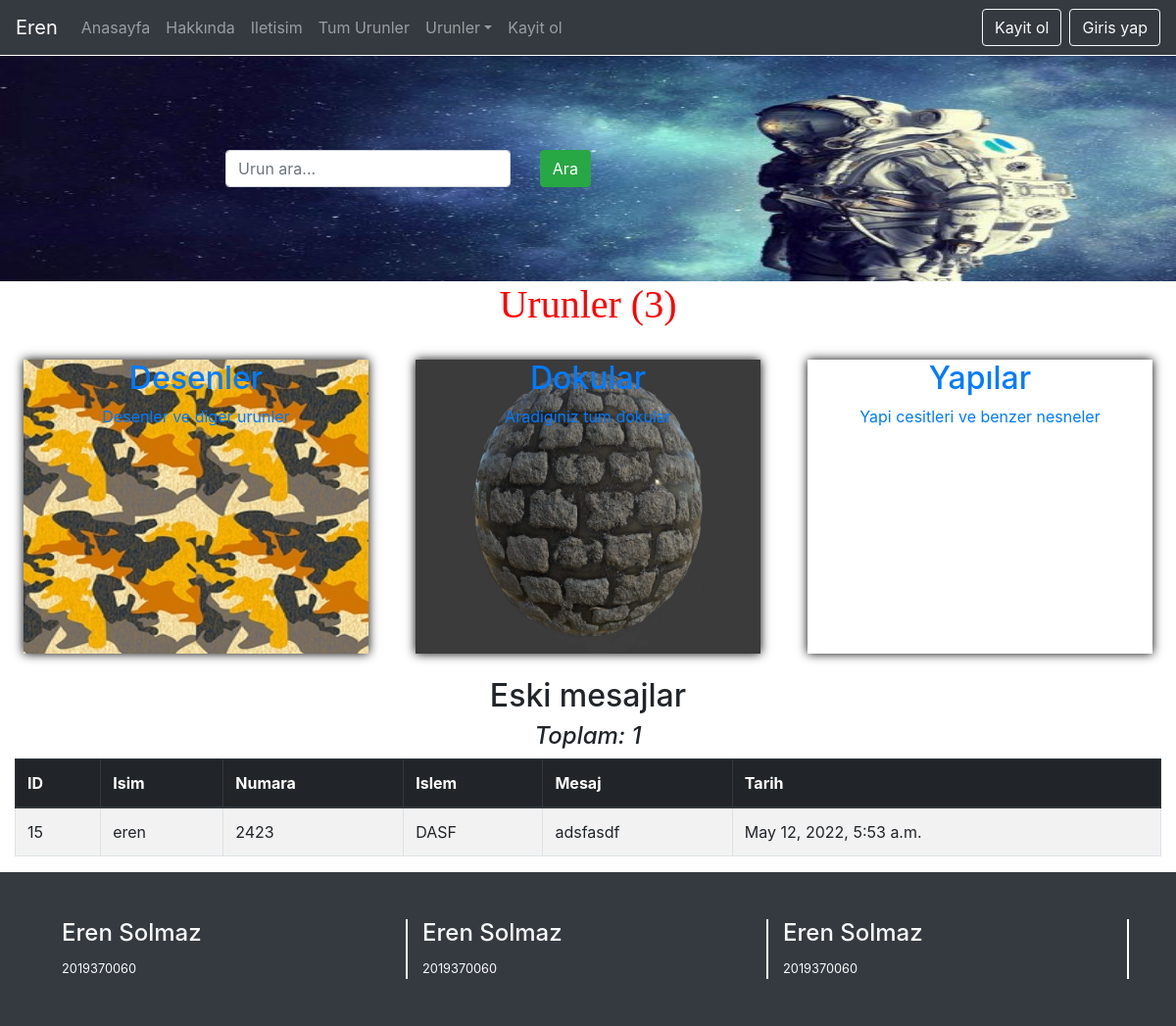
The page / on the database its author committed.
### secondapp/models.py (models this page shows, shortened)
class Category(models.Model):
    cat_name = models.CharField(max_length=250)
    cover_pic = models.FileField(upload_to="media/%Y/%m/%d")
    description = models.TextField()
    added_on =models.DateTimeField(auto_now_add=True)

class Contact_Us(models.Model):
    name = models.CharField(max_length=250)
    contact_number = models.IntegerField(blank=True,unique=True)
    subject = models.CharField(max_length=250)
    message = models.TextField()
    added_on =models.DateTimeField(auto_now_add=True)
    class Meta:
        verbose_name_plural = "Contact Us"

### secondapp/views.py (the view)
# urls.py: path("",views.index,name="index"),
def index(request):
    recent = Contact_Us.objects.all().order_by("-id")[:5]
    cats = Category.objects.all().order_by("cat_name")
    return render(request,"home.html",{"messages":recent,"category":cats})

### template/home.html (shortened to what this page needs)
{% extends "base.html" %}
{% load static %}
{% block myblock %}
<div class="container-fluid">
    <div class="row py-5 " style="background:url('/static/images/c2.jpg');background-size:100% 100%">
        <div class="col-md-8 mx-auto my-5">
        <form action="{% url 'all_products' %}" >
            <div class="container">
                <div class="row">
                    <div class="col-md-5">
                        <input type="text" name="qry" class="form-control" placeholder="Urun ara...">
                    </div>
                    <div class="col-md-2">
                        <button type="submit" class="btn btn-success">Ara</button>
                    </div>
                </div>
            </div>
            </form>
        </div>
    </div>
    <div class="row">
     <div class="col-md-12 text-center">
        <h1>Urunler ({{category|length}})</h1>
     </div>
     {% for c in category %}
        <div class="col-md-4 p-4 text-center">
            <div style="box-shadow:0px 0px 10px black; background:url('/media/{{c.cover_pic}}');background-size:100% 100%;" class="myimg">
                <a href="{% url 'all_products' %}?cat={{c.id}}">
                    <div  class="box" style="height:300px;">
                        <h2>{{c.cat_name}}</h2>
                        <p>{{c.description}}</p>
                    </div>
                </a>
            </div>
        </div>
    {% endfor %}
    </div>
    <div class="row">
        <div class="col-md-12">
            <h2 class="text-center">Eski mesajlar</h2>
            <h4 class="text-center"><em>Toplam: {{messages|length}}</em></h4>
            <table class="table table-bordered table-striped table-hover">
                <thead class="thead-dark">
                    <tr>
                        <th>ID</th>
                        <th>Isim</th>
                        <th>Numara</th>
                        <th>Islem</th>
                        <th>Mesaj</th>
                        <th>Tarih</th>
                    </tr>
                </thead>
                <tbody>
                    {% for msg in messages %}
                        <tr>
                            <td>{{msg.id}}</td>
                            <td>{{msg.name}}</td>
                            <td>{{msg.contact_number}}</td>
                            <td>{{msg.subject}}</td>
                            <td>{{msg.message}}</td>
                            <td>{{msg.added_on}}</td>
                        </tr>
                    {% endfor%}
                </tbody>
            </table>
        </div>
    </div>
</div>
{% endblock %}

### template/home.html (style rules this page uses)
h1 { font-family: cursive;color:red; }
.myimg { height:300px; }

### rows shown on the page
Category: cover_pic (picture), cat_name "Desenler", description "Desenler ve diger urunler"
Category: cover_pic (picture), cat_name "Dokular", description "Aradiginiz tum dokular"
Category: cat_name "Yapılar", description "Yapi cesitleri ve benzer nesneler"
Contact_Us: id "15", name "eren", contact_number "2423", subject "DASF", message "adsfasdf", added_on "May 12, 2022, 5:53 a.m."

### other values the page prints
{{ category|length }} "3"
{{ messages|length }} "1"
